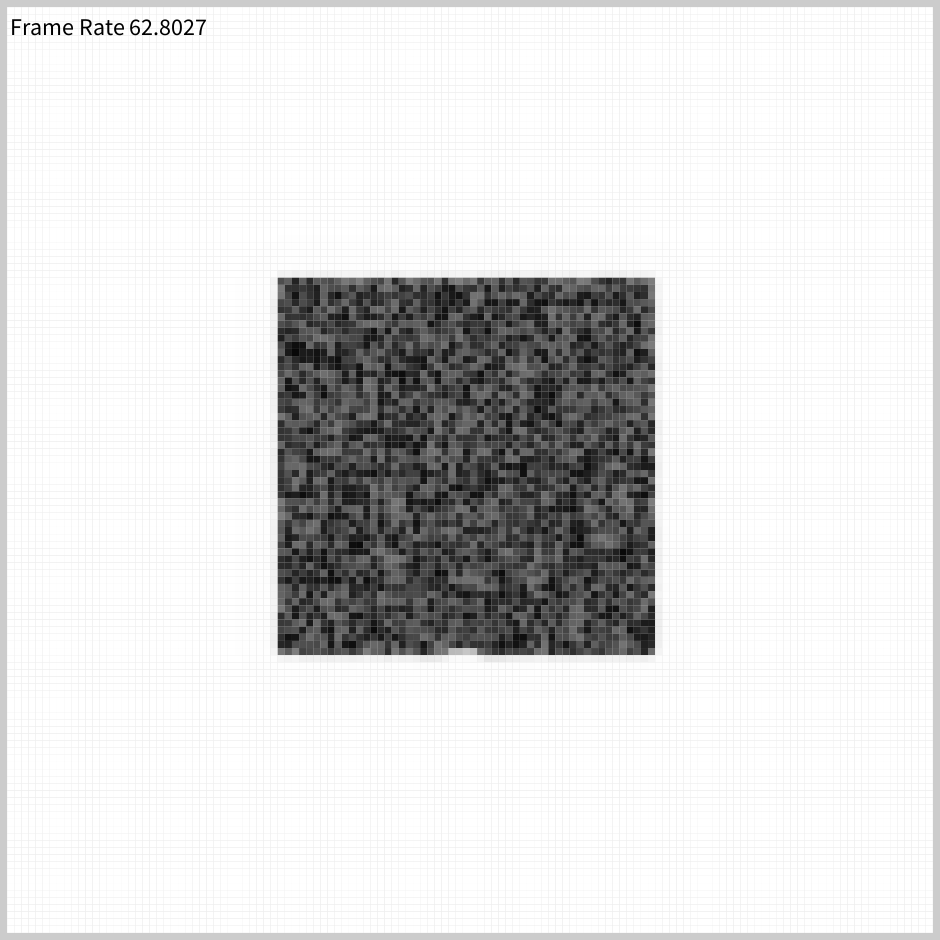
Frame 1 (no input)
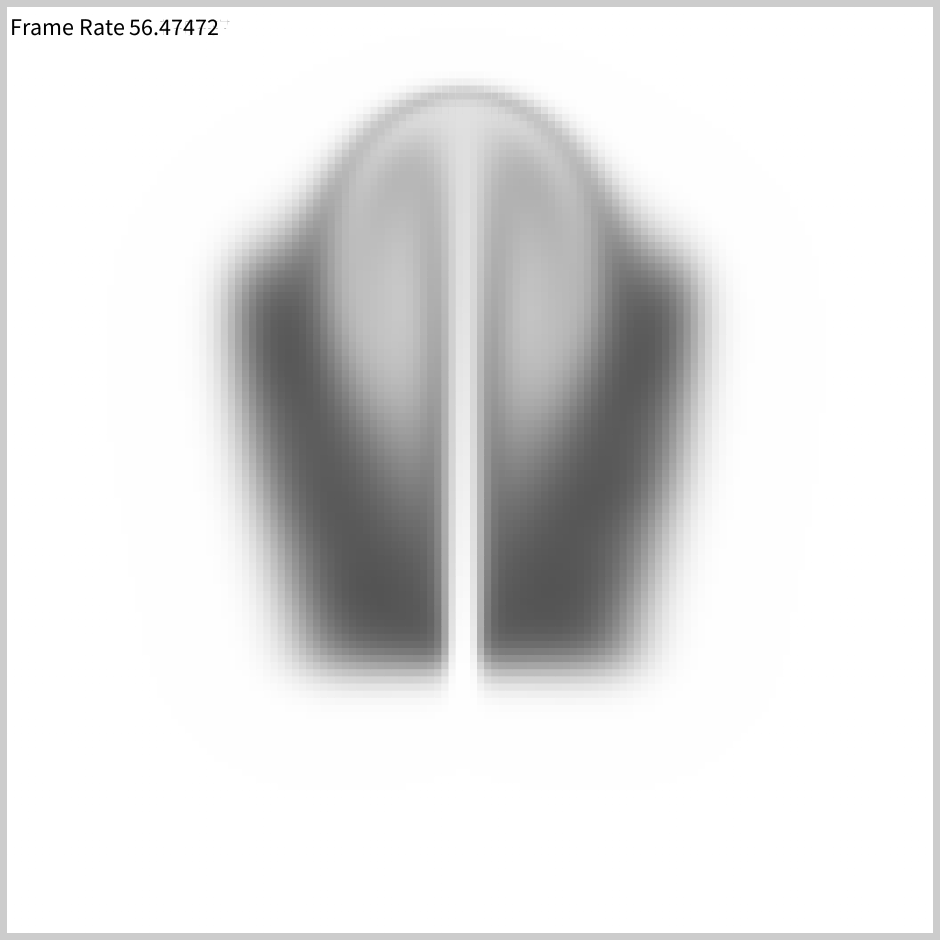
Frame 60 (the mouse pressed at the canvas centre just before this capture)
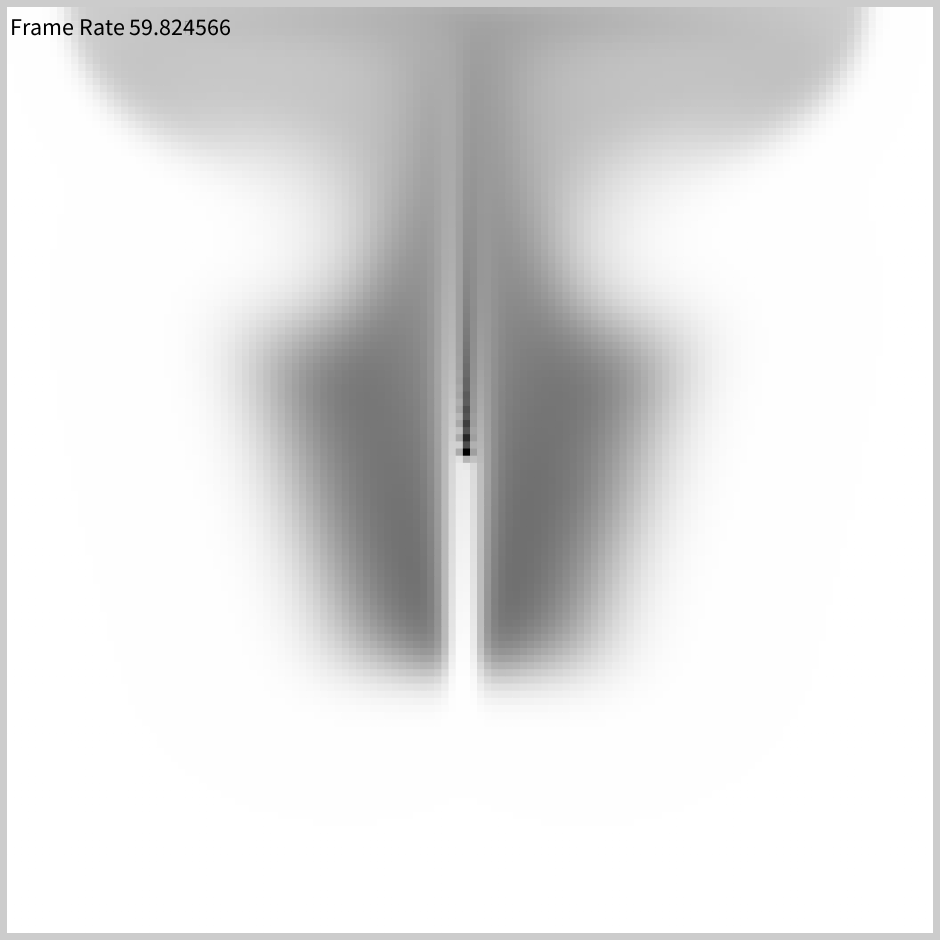
Frame 120 (the mouse held since frame 60 and released just before this capture)

The Processing sketch that drew these frames (run headless with seeded random() and noise(); from frame 60 on, the mouse is pressed at the canvas centre):

// Processing sketch: eulerian_fluid
// ── eulerian_fluid.pde
/*-------------------- GLOBAL VARIABLES --------------------*/
Grid g;
int N = 130;
float dens_damp = 0.998;

boolean frames = true;
boolean grid = false;
boolean pretty_colors = false;
boolean pause = false;


/*-------------------- SETUP --------------------*/
void setup() {
  size(940, 940);
  g = new Grid(width, height, N);
  
  for (int i = int(0.3*g.numCells); i <= int(0.7*g.numCells); i++) {
    for (int j = int(0.3*g.numCells); j <= int(0.7*g.numCells); j++) {
      g.d[i][j] = random(0.5, 1);
    }
  }
  
  for (int i = int(0.7*g.numCells); i <= int(0.8*g.numCells); i++) {
    for (int j = int(0.49*g.numCells); j <= int(0.51*g.numCells); j++) {
      g.u_source[i][j] = -random(50, 100);
    }
  }
  colorMode(HSB, 100);
}


/*-------------------- DRAW --------------------*/
void draw() {
  if (!pause) {
    g.update(0.01);
    g.drawGrid(pretty_colors, grid);
    if (frames) {
    fill(0);
    textSize(24);
    text("Frame Rate " + frameRate, 10, 35);
    }
  }
}


/*-------------------- GRID --------------------*/
class Grid
{
  int numCells;
  int grid_w;
  int grid_h;
  
  float xMouseClick;
  float yMouseClick;
  
  float xMouseClickPrev = 0;
  float yMouseClickPrev = 0;
  
  float diffusionRate;
 
  float[][] u;
  float[][] v;
  float[][] u_prev;
  float[][] v_prev;
  float[][] d;
  float[][] d_prev;
  
  float[][] d_source;
  float[][] u_source;
  float[][] v_source;
  
  Grid(int w, int h, int n) {
    grid_w = w;
    grid_h = h;
    numCells = n;
    diffusionRate = 5 / 10000.0;
    
    u = new float[numCells+2][numCells+2];
    v = new float[numCells+2][numCells+2];
    u_prev = new float[numCells+2][numCells+2];
    v_prev = new float[numCells+2][numCells+2];
    d = new float[numCells+2][numCells+2];
    d_prev = new float[numCells+2][numCells+2];
    
    d_source = new float[numCells+2][numCells+2];
    u_source = new float[numCells+2][numCells+2];
    v_source = new float[numCells+2][numCells+2];
  }
  
  void drawGrid(boolean c, boolean g) {
    float cellWidth = grid_w * 1.0 / (numCells+2);
    float cellHeight = grid_h * 1.0 / (numCells+2);
    for (int i = 1; i <= numCells; i++) {
      for (int j = 1; j <= numCells; j++) {
        if (c) {
          fill((1.0-d[i][j])*80, 100, 100);
        } else {
          fill((1 - d[i][j]) * 100);
        }
        if (g) {
          stroke(1);
        } else {
          noStroke();
        }
        rect(j * cellWidth, i * cellHeight, cellWidth, cellHeight);
      }
    }
  }
  
  void update(float dt) {
    updateUI();
    updateVelocity(dt);
    updateDensity(dt);
  }
  
  void updateVelocity(float dt) {
    float[][] temp = new float[numCells+2][numCells+2];
    
    // add sources
    addSource(dt, u, u_source);
    addSource(dt, v, v_source);
    
    // swap and diffuse u
    temp = u;
    u = u_prev;
    u_prev = temp;
    diffuse(u, u_prev, dt, 1);
    
    // swap and diffuse v
    temp = v;
    v = v_prev;
    v_prev = temp;
    diffuse(v, v_prev, dt, 2);
    
    // project onto zero divergence
    project(u, v, u_prev, v_prev);
    
    // swap
    temp = u;
    u = u_prev;
    u_prev = temp;
    
    // swap
    temp = v;
    v = v_prev;
    v_prev = temp;
    
    // advect velocity along itself
    advect(u, u_prev, u_prev, v_prev, dt, 1);
    advect(v, v_prev, u_prev, v_prev, dt, 2);
    
    // project onto zero divergence
    project(u, v, u_prev, v_prev);
  }
  
  void updateDensity(float dt) {
    // dampen density to prevent build up
    for (int i = 1; i <= numCells; i++) {
      for (int j = 1; j <= numCells; j++) {
        if (d[i][j] > 1) {
          d[i][j] = 1;
        }
        d[i][j] *= dens_damp;
      }
    }
    // add source
    addSource(dt, d, d_source);
    
    float[][] temp = new float[numCells+2][numCells+2];
    // swap and diffuse density
    temp = d;
    d = d_prev;
    d_prev = temp;
    diffuse(d, d_prev, dt, 0);
    
    // swap and advect density
    temp = d;
    d = d_prev;
    d_prev = temp;
    advect(d, d_prev, u, v, dt, 0);
  }
  
  void diffuse(float[][] x, float[][] x_prev, float dt, int option) {
    float a = dt * diffusionRate * numCells * numCells;
    linearSolve(x, x_prev, a, 1 + 4 * a, option);
  }
  
  void project(float[][] u, float[][] v, float[][] u_prev, float[][] v_prev)
  {
    for (int i = 1; i <= numCells; i++) {
      for (int j = 1; j <= numCells; j++) {
        u_prev[i][j] = -0.5*(u[i+1][j] - u[i-1][j] + v[i][j+1] - v[i][j - 1])/numCells;
        v_prev[i][j] = 0;
      }
    }
    setBoundaries(0, u_prev);
    setBoundaries(0, v_prev);
    
    // linearly solve to no divergence field
    linearSolve(v_prev, u_prev, 1, 4, 0);
    
    // update u and v
    for (int i = 1; i <= numCells; i++) {
      for (int j = 1; j <= numCells; j++) {
        u[i][j] -= 0.5 * numCells * (v_prev[i+1][j] - v_prev[i-1][j]);
        v[i][j] -= 0.5 * numCells * (v_prev[i][j+1] - v_prev[i][j-1]);
      }
    }
    setBoundaries(1, u);
    setBoundaries(2, v);
  }
  
  void advect(float[][] d, float[][] d_prev, float[][] u, float[][] v, float dt, int option) {
    int i0, j0, i1, j1;
    float x, y, s0, t0, s1, t1, dt0;
    dt0 = dt * numCells;
    
    for (int i = 1; i <= numCells; i++) {
      for (int j = 1; j <= numCells; j++) {
        // find backwards position
        x = i - dt0 * u[i][j];
        y = j - dt0 * v[i][j];
        
        // make sure backward position in bounds
        if (x < 0.5) {
          x = 0.5;
        }
        if (x > numCells + 0.5) {
          x = numCells + 0.5;
        }
        if (y < 0.5) {
          y = 0.5;
        }
        if (y > numCells + 0.5) {
          y = numCells + 0.5;
        }
        
        // set density based on advection
        i0 = int(x);
        i1 = i0 + 1;
        j0 = int(y);
        j1 = j0 + 1;
        
        s1 = x - i0;
        s0 = 1 - s1;
        t1 = y - j0;
        t0 = 1 - t1;
 
        d[i][j] = s0 * (t0 * d_prev[i0][j0] + t1 * d_prev[i0][j1]) +
                  s1 * (t0 * d_prev[i1][j0] + t1 * d_prev[i1][j1]); 
      }
    }
    setBoundaries(option, d);
  }
  
  void linearSolve(float[][] x, float[][] x_prev, float a, float c, int option) {
    // solve a system of equations iteratively
    for (int k = 0; k < 20; k++) {
      for (int i = 1; i <= numCells; i++) {
        for (int j = 1; j <= numCells; j++) {
          x[i][j] = (x_prev[i][j] + a * (x[i-1][j] + x[i+1][j] + x[i][j-1] + x[i][j+1])) / c;
        }
      }
      setBoundaries(option, x);
    }
  }
  
  void setBoundaries(int option, float[][] x) {
    // set boundaries for density/velocity fields
    for (int i = 1; i <= numCells; i++) {
      if (option == 1) { 
        x[0][i] = -x[1][i];
        x[0][numCells+1] = -x[numCells][i];
        x[i][0] = x[i][1];
        x[i][numCells+1] = x[i][numCells];
      } else if (option == 2) {
        x[0][i] = x[1][i];
        x[0][numCells+1] = x[numCells][i];
        x[i][0] = -x[i][1];
        x[i][numCells+1] = -x[i][numCells];
      } else {
        x[0][i] = x[1][i];
        x[0][numCells+1] = x[numCells][i];
        x[i][0] = x[i][1];
        x[i][numCells+1] = x[i][numCells];
      }
    }
    x[0][0] = 0.5 * x[1][0] + x[0][1];
    x[0][numCells+1] = 0.5 * x[1][numCells+1] + x[0][numCells];
    x[numCells+1][0] = 0.5 * x[numCells][0] + x[numCells+1][1];
    x[numCells+1][numCells+1] = 0.5 * x[numCells][numCells+1] + x[numCells+1][numCells];
  }
  
  void addSource(float dt, float[][] x, float[][] source) {
    for (int i = 0; i < numCells+2; i++) {
      for (int j = 0; j < numCells+2; j++) {
        x[i][j] += dt*source[i][j];
        source[i][j] -= dt*source[i][j];
      }
    }

  }
  
  void updateUI() {
    if (mousePressed) {
      xMouseClick = (mouseY * 1.0 / grid_h ) * numCells;
      yMouseClick = (mouseX * 1.0 / grid_w) * numCells;
      if (xMouseClick > 0 && xMouseClick < numCells + 2 &&
          yMouseClick > 0 && yMouseClick < numCells + 2) {
        // when mouse is pressed in bounds, add density at that location
        d_source[int(xMouseClick)][int(yMouseClick)] += 10;
        if (xMouseClickPrev > 0 && yMouseClickPrev > 0) {
          // if mouse is moving while pressed, add velocity at those locations
          float dx = xMouseClick - xMouseClickPrev;
          float dy = yMouseClick - yMouseClickPrev;
          u[int(xMouseClick)][int(yMouseClick)] += dx*10;
          v[int(xMouseClick)][int(yMouseClick)] += dy*10;
        }
        xMouseClickPrev = xMouseClick;
        yMouseClickPrev = yMouseClick;
      }
    }
  }
}


/*-------------------- HELPERS --------------------*/
// Helper function for various toggles
void keyPressed() {
  if (key == 'f') {
    frames = !frames;
  }
  else if (key == 'g') {
    grid = !grid;
  }
  else if (key == 'c') {
    pretty_colors = !pretty_colors;
  } else {
    pause = !pause;
  }
}
